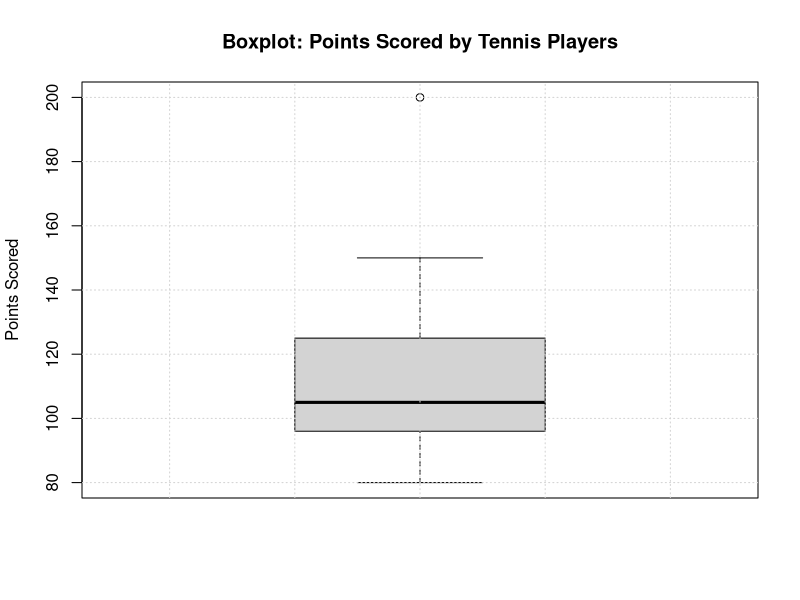

Generate this figure with R:
points_scored <- c(80, 85, 90, 92, 95, 96, 97, 98, 100, 102, 105, 110, 112, 115, 120, 125, 130, 135, 140, 150, 200)
boxplot(points_scored, main = "Boxplot: Points Scored by Tennis Players",
        ylab = "Points Scored")
grid()
outliers <- boxplot(points_scored, plot = FALSE)$out
cat("Potential Outliers:", outliers, "\n")